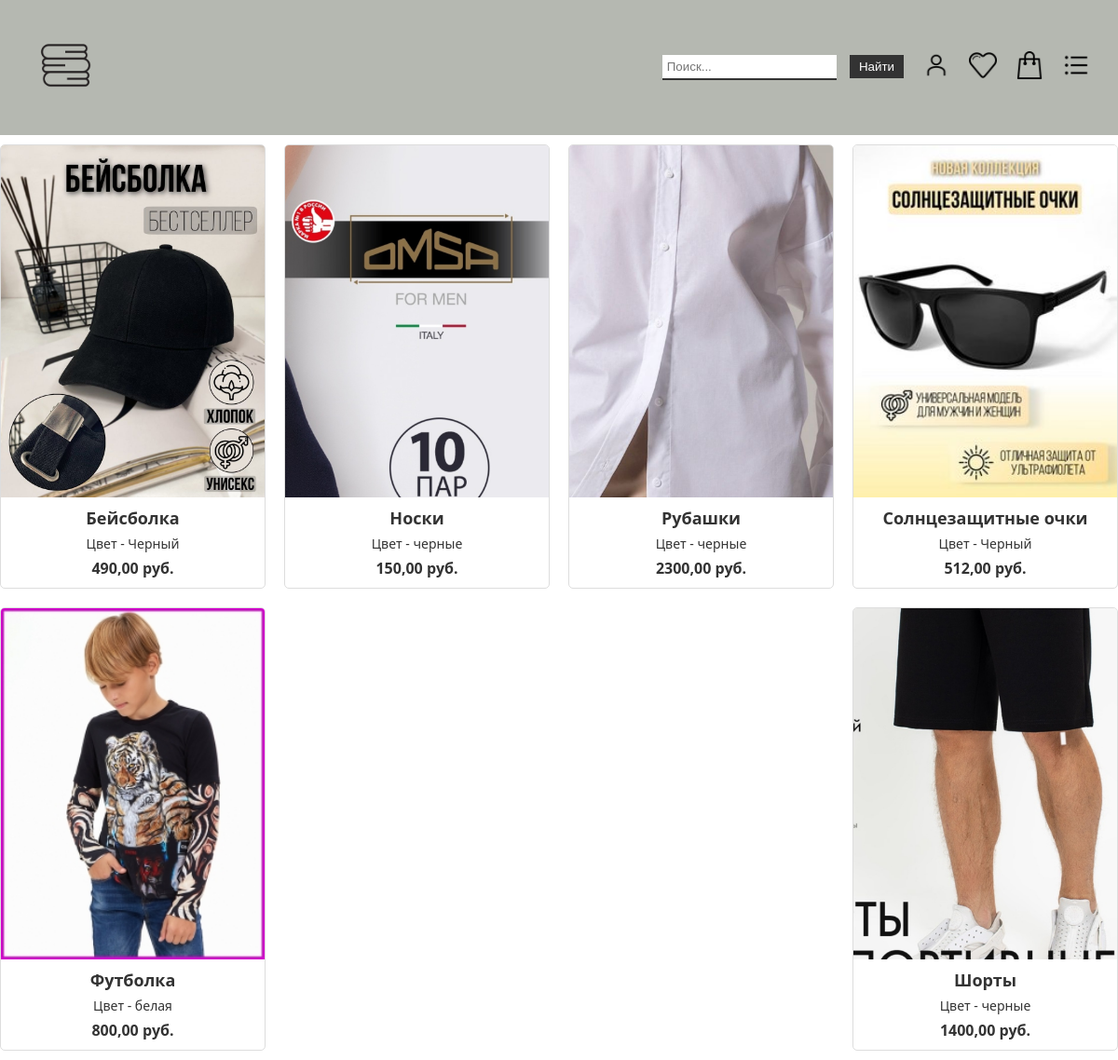
The page / on the database its author committed.
### product/models.py (models this page shows, shortened)
class Product(models.Model):
    title = models.CharField(max_length=100)
    price = models.DecimalField(max_digits=10, decimal_places=2, null=True)
    color = models.CharField(max_length=50)
    content = models.TextField(blank=True)
    gender = models.CharField(max_length=50)
    photo = models.ImageField(upload_to="photos/%Y/%m/%d/")
    is_published = models.BooleanField(default=True)
    cat = models.ForeignKey('Catalog', on_delete=models.PROTECT, null=True)
    def get_absolute_url(self):
        return reverse('product', kwargs={'prod_id': self.pk})
    class Meta:
        verbose_name = 'Товар'
        verbose_name_plural = 'Товары'
        ordering = ('title', )

### product/views.py (the view)
# urls.py: path('', head_page, name='home'),
def head_page(request):
    prods = Product.objects.all()
    title = 'Главная страница'
    context = {'title': title, 'prods': prods, 'menu': menu}
    return render(request, 'product/head_page.html', context)

### product/templates/product/head_page.html
{% extends 'product/base.html' %}
{% block content %}
<div class="list-prod">
  {% for p in prods %}
    <a href="{{ p.get_absolute_url }}" class="item">
      {% if p.photo %}
        <img src="{{p.photo.url}}" alt="{{p.title}}">
      {% else %}
        <div style="height: 200px;"></div>
      {% endif %}
      <h2>{{ p.title }}</h2>
      <p>Цвет - {{ p.color }}</p>
      <p class="price">{{ p.price }} руб.</p>
    </a>
  {% endfor %}
</div>
{% endblock content %}

### product/templates/product/base.html (shortened to what this page needs)
{% load static %}
<!DOCTYPE html>
<html lang="en">
<head>
    <link type="text/css" href="{% static 'product/css/styles.css' %}" rel="stylesheet"/>
</head>
<body>
    {% block mainmenu %}
        <header>
          <nav>
            <a href="{% url 'home' %}" class="logo"><img src="{% static 'product/images/logo.png' %}" alt="Логотип"></a>
            <ul class="nav-links">
                <li>
                    <div class="search">
                      <form>
                        <input type="text" placeholder="Поиск...">
                        <button type="submit">Найти</button>
                      </form>
                    </div>
                </li>
                {% for m in menu %}
                  <li><a href="{% url m.url_name %}"><img src="{% static 'product/images/'|add:m.title|add:'.png' %}" ></a></li>
                {% endfor %}
            </ul>
          </nav>
        </header>
    {% endblock mainmenu %}
    {% block content %}{% endblock content%}
</body>
</html>

### product/static/product/css/styles.css (style rules this page uses)
body { position: relative; font-family: 'Noto Sans', sans-serif; font-size: 16px; line-height: 1.4; color: #000; min-width: 320px; overflow-x: hidden; height: auto; margin: 0; padding: 0; }
header { background-color: #B5B8B1; padding: 20px; }
nav { display: flex; align-items: center; justify-content: space-between; }
.logo img { height: 100px; width: auto; }
.search { display: flex; margin-left: 20px; }
.search input[type="text"] { border: none; border-bottom: 2px solid #333; padding: 5px; }
.search button[type="submit"] { background-color: #333; color: #fff; border: none; padding: 5px 10px; margin-left: 10px; }
.nav-links { display: flex; align-items: center; justify-content: center; list-style: none; margin: 0; padding: 0; }
.nav-links li { margin: 0 10px; }
.nav-links img { height: 30px; width: auto; }
.list-prod { display: flex; flex-wrap: wrap; justify-content: space-between; margin: 0 -10px; }
.item { width: calc(25% - 20px); margin: 10px; box-sizing: border-box; border: 1px solid #ddd; border-radius: 5px; overflow: hidden; background-color: #fff; display: flex; flex-direction: column; color: #333; text-decoration: none; }
.item img { max-width: 100%; height: auto; object-fit: cover; flex: 1; }
.item h2 { margin: 0 10px; font-size: 18px; font-weight: 700; text-align: center; margin-top: 10px; margin-bottom: 5px; }
.item p { margin: 0 10px; font-size: 14px; text-align: center; margin-bottom: 5px; }
.item .price { margin: 0 10px; font-size: 16px; font-weight: 700; text-align: center; margin-bottom: 10px; }
.item { width: calc(25% - 20px); margin: 10px; box-sizing: border-box; border: 1px solid #ddd; border-radius: 5px; overflow: hidden; background-color: #fff; display: flex; flex-direction: column; }

### rows shown on the page
Product: photo (picture), title "Бейсболка", color "Черный", price "490,00"
Product: photo (picture), title "Носки", color "черные", price "150,00"
Product: photo (picture), title "Рубашки", color "черные", price "2300,00"
Product: photo (picture), title "Солнцезащитные очки", color "Черный", price "512,00"
Product: photo (picture), title "Футболка", color "белая", price "800,00"
Product: photo (picture), title "Шорты", color "черные", price "1400,00"
